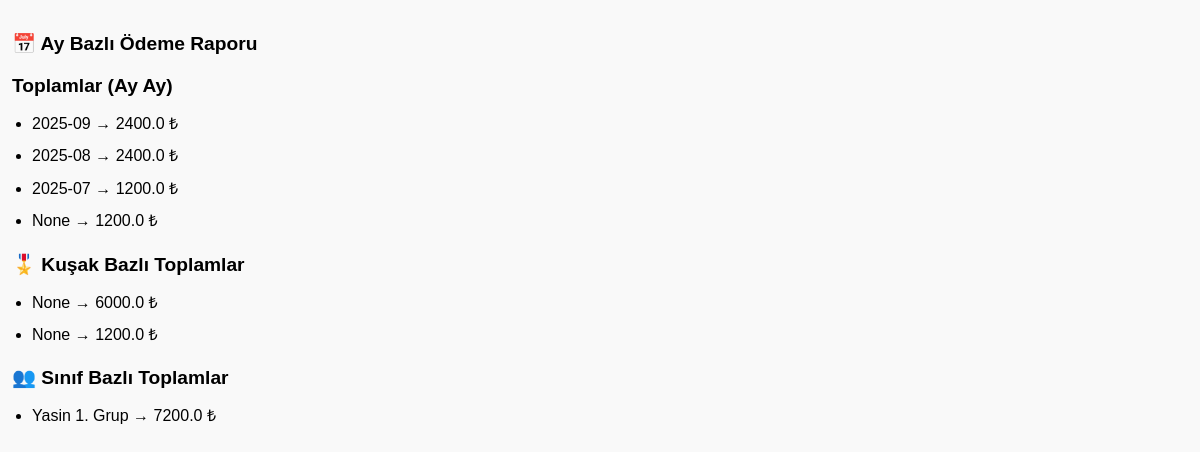
Screenshot of /monthly_report with the database file from the repository.
### tables this page shows
CREATE TABLE members (
    id INTEGER PRIMARY KEY AUTOINCREMENT,
    name TEXT NOT NULL,
    email TEXT,
    phone TEXT,
    join_date TEXT
, birth_date TEXT, height REAL, weight REAL, belt_level TEXT, weight_category TEXT, parent_name TEXT, parent_phone TEXT, parent_email TEXT, registration_date TEXT, trainer_id INTEGER);

CREATE TABLE classes (
    id INTEGER PRIMARY KEY AUTOINCREMENT,
    name TEXT NOT NULL,
    description TEXT,
    day TEXT,
    time TEXT,
    trainer_id INTEGER
);

### app.py (the view)
@app.route('/monthly_report')
def monthly_report():
    from datetime import datetime
    conn = get_db_connection()
    monthly_totals = conn.execute('''
        SELECT SUBSTR(payment_date, 1, 7) AS month, SUM(amount) AS total
        FROM payments
        GROUP BY month
        ORDER BY month DESC
    ''').fetchall()
    belt_totals = conn.execute('''
        SELECT members.belt_level, SUM(payments.amount) AS total
        FROM payments
        JOIN members ON payments.member_id = members.id
        GROUP BY members.belt_level
        ORDER BY total DESC
    ''').fetchall()
    class_totals = conn.execute('''
        SELECT classes.name, SUM(payments.amount) AS total
        FROM payments
        JOIN members ON payments.member_id = members.id
        JOIN enrollments ON enrollments.member_id = members.id
        JOIN classes ON enrollments.class_id = classes.id
        GROUP BY classes.name
        ORDER BY total DESC
    ''').fetchall()
    conn.close()
    return render_template('monthly_report.html',
        monthly_totals=monthly_totals,
        belt_totals=belt_totals,
        class_totals=class_totals
    )

### app.py (called while the page is built)
def get_db_connection():
    conn = sqlite3.connect('database.db')
    conn.row_factory = sqlite3.Row
    return conn

### templates/monthly_report.html (shortened to what this page needs)
<!DOCTYPE html>
<html>
<head>
</head>
<h1>📅 Ay Bazlı Ödeme Raporu</h1>
<h2>Toplamlar (Ay Ay)</h2>
<ul>
    {% for m in monthly_totals %}
        <li>{{ m['month'] }} → {{ m['total'] }} ₺</li>
    {% endfor %}
</ul>
<h2>🎖️ Kuşak Bazlı Toplamlar</h2>
<ul>
    {% for b in belt_totals %}
        <li>{{ b['belt_level'] }} → {{ b['total'] }} ₺</li>
    {% endfor %}
</ul>
<h2>👥 Sınıf Bazlı Toplamlar</h2>
<ul>
    {% for c in class_totals %}
        <li>{{ c['name'] }} → {{ c['total'] }} ₺</li>
    {% endfor %}
</ul>

### templates/monthly_report.html (style rules this page uses)
h1, h2, h3 { font-size: 1.2em; margin-top: 20px; }
ul { padding-left: 20px; }
li { margin-bottom: 10px; line-height: 1.4; }

### rows the page displays
members: belt_level "None", total "6000.0", total "1200.0"
classes: name "Yasin 1. Grup", total "7200.0"

### other values shown
{{ m['month'] }} "2025-09" "2025-08" "2025-07" "None"
{{ m['total'] }} "2400.0" "2400.0" "1200.0" "1200.0"
